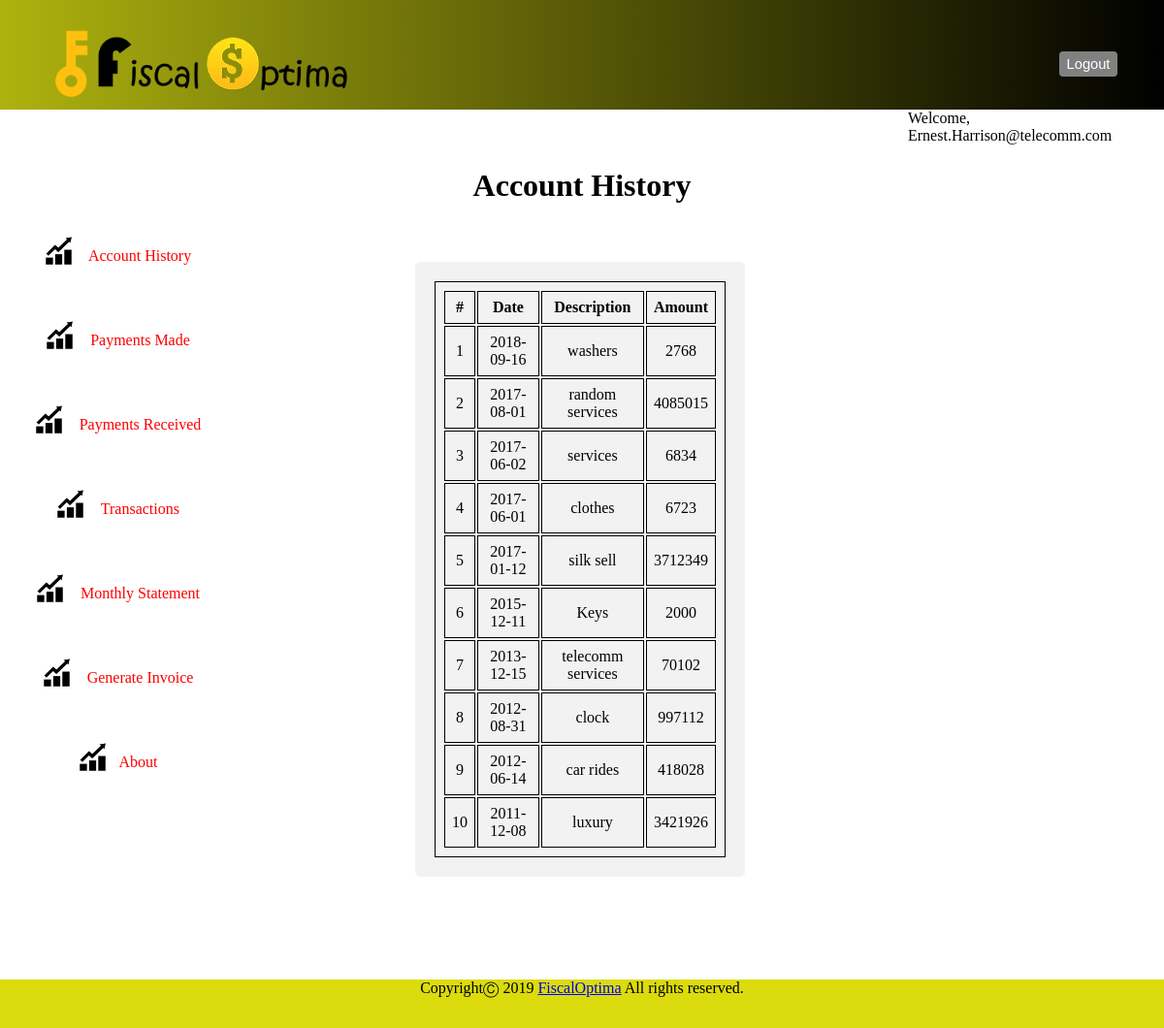
The page /AccountHistory.php (signed in) on the database its author committed.
### tables this page shows
CREATE table accountStatement(
	email VARCHAR(50) NOT NULL,
	tdate DATE NOT NULL,
	customer VARCHAR(50) NOT NULL,
	description VARCHAR(100) NOT NULL,
	amount INT NOT NULL,
    CONSTRAINT accountStatement_fk FOREIGN KEY(email) REFERENCES userdetails(email),
	CONSTRAINT accountStatement_pk PRIMARY KEY(email,tdate)
);

### accounthistory.php (the view, shortened to what this page needs)
<?php
	include 'connection.php';
	if(isset($_SESSION['email'])){
		if(isset($_SESSION['email'])){
			$email=$_SESSION['email'];
		}
		$resultsql="SELECT * from userdetails NATURAL JOIN accountstatement where email='$email' ORDER BY tdate DESC";
		$result=$conn->query($resultsql);
	}
 ?>
<!DOCTYPE html>
<html>
	<head>
		<link rel="stylesheet" href="accounthistory.css">
    </head>
	<body>
		<div id="container">
			<div id="nav">
				<img src="logo2.png" id="logo"></a>
				<form action="accounthistory.php" method="POST">
					<input id="logout" type="submit" value="Logout" name='logout'>
				</form>
			</div>
			<div>
			  <div style="margin-left:78%"><?php echo "Welcome, ".$_SESSION['email'] ?></div>
			</div>
			<div>
				<h1 id="title" >Account History</h1>
			</div>
			<div id="sidenav">
				<a class="side_link"  href="accounthistory.php?var=<?php echo $_SESSION['email']?>">
				Account History</a>
				<a class="side_link"  href="paymentsmade.php?var=<?php echo $_SESSION['email']?>">
				Payments Made</a>
				<a  class="side_link" href="paymentsreceived.php?var=<?php echo $_SESSION['email']?>">
				Payments Received</a>
				<a  class="side_link" href="transactions.php?var=<?php echo $_SESSION['email']?>">
				Transactions</a>
				<a  class="side_link" href="monthlystatement.php?var=<?php echo $_SESSION['email']?>">
				Monthly Statement</a>
				<a  class="side_link" href="generateinvoice.php?var=<?php echo $_SESSION['email']?>">
				Generate Invoice</a>
				<a  class="side_link" href="about.php?var=<?php echo $_SESSION['email']?>">About</a>
			</div>
							<div class="tablecontainer">
					<?php
					if($result->num_rows >0){
						$number=1;
						echo "<table><tr><th>#</th><th>Date</th><th>Description</th><th>Amount</th></tr>";
						while($row=$result->fetch_assoc()){
							echo "<tr>";
							echo "<td>".$number++ ."</td><td>".$row["tdate"]. " </td><td>". $row["description"]. "</td><td>" . $row["amount"] . "</td>";
							echo "</tr>";
						}
						echo "</table>";
					}
					else {
						echo "0 results";
					}
					?>
				</div>
			<footer>
				<p>Copyright&#9400; 2019 <a href="mailto:Fiscal.Optima@gmail.com">
				FiscalOptima</a> All rights reserved.</p>
			</footer>
		</div>
	</body>
</html>

### accounthistory.css (style rules this page uses)
* { margin: 0; padding: 0; }
body { width: 100%; height: 100%; }
#container { position: relative; height: 100%; width: 100%; }
#nav { position: relative; width: 100%; height: 15%; background-image: linear-gradient(to right, #aeb20e , black); }
#logo { width: 35%; }
#logout { float: right; width: 5%; position: relative; margin: 4% 4% 0 0 ; font-size: 11pt; }
footer { display: block; position: relative; width: 100%; background-color: #dbdb0d; text-align: center; height: 7vh; bottom: 0; width: 100%; height: 35px; clear: both; }
div#sidenav { float: left; position: relative; height: 100vh; background-color: white; width: 20%; text-align: center; }
a.side_link { display: block; padding: 10% 0; width: 100%; vertical-align: middle; }
a.side_link:link { text-decoration: none; color: red; }
a { transition: all .5s; }
a.side_link:before { background-image: url("marketingsign.png"); background-size: 35px 35px; display: inline-block; background-repeat:no-repeat; width: 35px; height: 35px; content:""; position:relative; top:7px; padding-right:10px; }

### accounthistory.php (style rules this page uses)
footer { display: block; position: relative; width: 100%; background-color: #dbdb0d; text-align: center; height: 7vh; bottom: 0; width: 100%; height: 50px; clear: both; }
#title { text-align: center; margin-top: 2%; }
#logout { float: right; margin-top:-5%; padding: 5px; }
input[type=submit] { background-color: gray; color: white; padding: 12px 20px; border: none; border-radius: 4px; width: 20%; margin-left: 40%; cursor: pointer; }
.tablecontainer { border-radius: 5px; background-color: #f2f2f2; padding: 20px; float: right; width: 25%; text-align: center; position: relative; margin: 5% 36% 0 0; }
table, th, td { border: 1px solid; padding: 7px; }

### rows shown on the page
accountstatement: tdate "2018-09-16", description "washers", amount "2768"
accountstatement: tdate "2017-08-01", description "random services", amount "4085015"
accountstatement: tdate "2017-06-02", description "services", amount "6834"
accountstatement: tdate "2017-06-01", description "clothes", amount "6723"
accountstatement: tdate "2017-01-12", description "silk sell", amount "3712349"
accountstatement: tdate "2015-12-11", description "Keys", amount "2000"
accountstatement: tdate "2013-12-15", description "telecomm services", amount "70102"
accountstatement: tdate "2012-08-31", description "clock", amount "997112"
accountstatement: tdate "2012-06-14", description "car rides", amount "418028"
accountstatement: tdate "2011-12-08", description "luxury", amount "3421926"

### other values the page prints
$_SESSION['email'] "Ernest.Harrison@telecomm.com"
